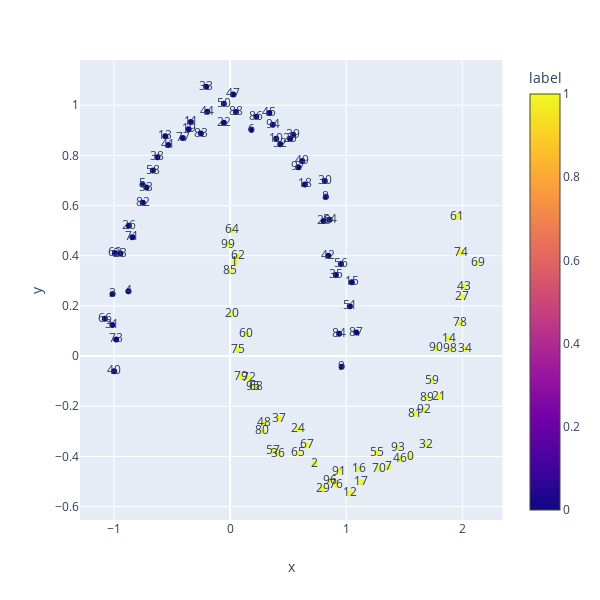

Source (notebook cell):
### Code cell
pd = toy_dataset(n_sample = 100, name = 'moon', seed = 42, pd = True)

fig = px.scatter(pd, x="x", y="y", color='label', hover_data=['idx'], text='idx',width=600, height=600)
fig.show()
%run I_x/noise.py --name 'moon' --n 100 --n_subsets 260 --num --bw 0.1
